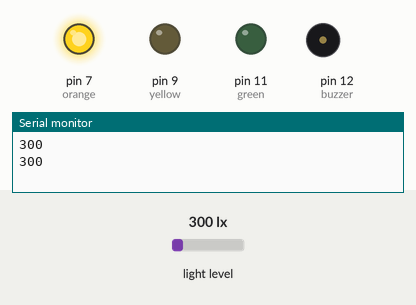
A sketch run on a simulated Arduino Uno, built with avr-gcc and run on an emulated ATmega328P. Shown: output pins drawn as LEDs (lit = HIGH), buzzer (waves = sounding), the last lines printed to the serial monitor. The inputs (shaded band) are chosen by the test bench; at power-on: light level 300 lx.

Above: at 3.8 s.
3.9 s: light level set to 109 lx
At 6.1 s:
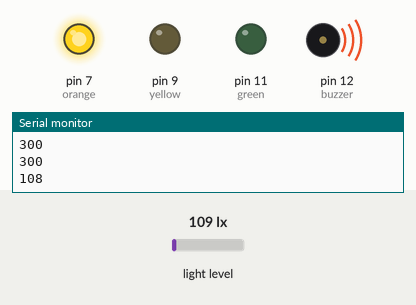
7.8 s: light level set to 96 lx
At 9.5 s:
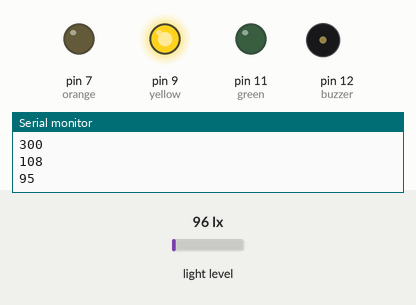
11.7 s: light level set to 55 lx
15.6 s: light level set to 45 lx
At 18.9 s:
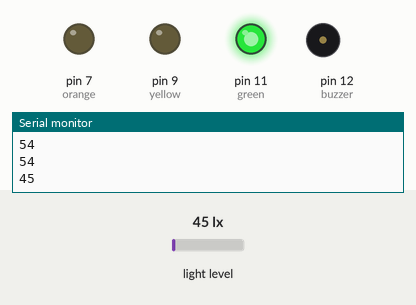
Timing chart, 0 to 20.4 s (numbered marks = the images above; inputs shaded):
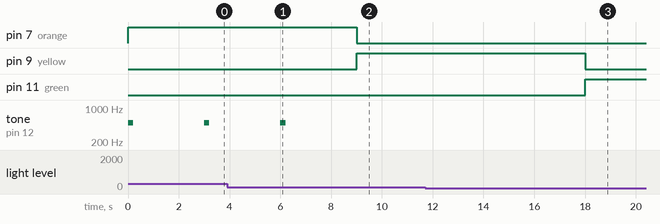

The sketch:

BH1750test.ino
```cpp
#include <BH1750.h>
#include <Wire.h>

BH1750 lightMeter;
int buzzerPin = 12;
int green = 11;
int yellow = 9;
int orange = 7;

int buzzer = 12;

void setup() {
  Serial.begin(9600);
  Wire.begin();
  pinMode(green, OUTPUT);
  pinMode(yellow, OUTPUT);
  pinMode(orange, OUTPUT);

  pinMode(buzzer, OUTPUT);

  lightMeter.begin();
}

void loop() {
  int lux = lightMeter.readLightLevel();

  if (lux < 50) {
    digitalWrite(green, HIGH);
    digitalWrite(yellow, LOW);
    digitalWrite(orange, LOW);
  }
  else if (lux >= 50 && lux < 100) {
    digitalWrite(yellow, HIGH);
    digitalWrite(green, LOW);
    digitalWrite(orange, LOW);
  }
  else if (lux >= 100) {
    digitalWrite(orange, HIGH);
    digitalWrite(yellow, LOW);
    digitalWrite(green, LOW);

    tone(buzzer, 500, 200);
  }

  Serial.println(lux);
  delay(3000);

}
```

Measured:
- the behaviour switches between 101 and 100 lx on light level (found by bisection; images 1 and 2)
- the behaviour switches between 51 and 50 lx on light level (found by bisection; images 2 and 3)
- after the input at 7.8 s, pin 7 (orange): HIGH → LOW after 1.2 s; pin 9 (yellow): LOW → HIGH after 1.2 s; tone on pin 12 (buzzer): stays silent (without the input it goes to 500 Hz after 1.2 s)
- after the input at 15.6 s, pin 9 (yellow): HIGH → LOW after 2.4 s; pin 11 (green): LOW → HIGH after 2.4 s
